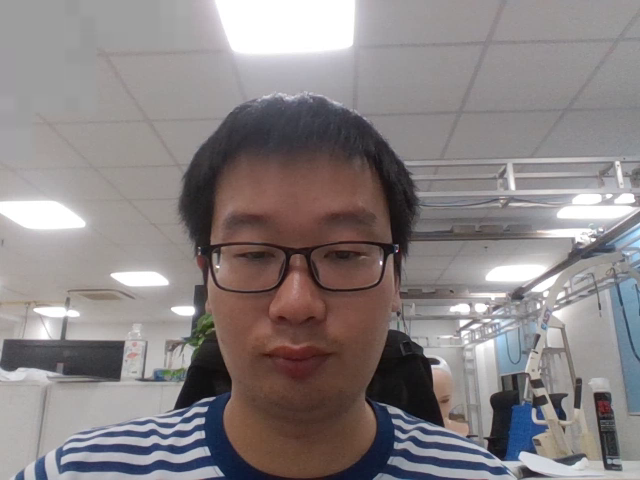
#> input picture frame 3 of data/model_pic/2.webm, 640 x 480 px, given in place of li_rena.mp4, which was not available
$ python cut_mp4.py
#> lines starting #> are read from the running program, lines starting #| are printed output that depends on the picture
import cv2
import os

def process_video(input_video_path, output_video_path):
    # 打开输入视频文件
#> called with input_video_path = 'data/pic_violin/li_rena.mp4', output_video_path = 'data/pic_violin/cropped_li_rena.mp4'
    cap = cv2.VideoCapture(input_video_path)

    # 检查视频是否成功打开
    if not cap.isOpened():
        print(f"无法打开视频文件: {input_video_path}")
        return

    # 获取视频的帧率和尺寸
    fps = cap.get(cv2.CAP_PROP_FPS)
    width = int(cap.get(cv2.CAP_PROP_FRAME_WIDTH))
    height = int(cap.get(cv2.CAP_PROP_FRAME_HEIGHT))

    # 定义裁剪区域
    left = 150
    right = 1150

    # 创建输出视频文件
    fourcc = cv2.VideoWriter_fourcc(*'mp4v')
    out = cv2.VideoWriter(output_video_path, fourcc, fps, (right - left, height))

    frame_count = 0
    while cap.isOpened():
        ret, frame = cap.read()
#> frame is the input picture: shape (480, 640, 3); mean B, G, R 131.2, 130.4, 137.2
        if not ret:
            break

        frame_count += 1
        print(f"处理第 {frame_count} 帧")

        # 裁剪帧
        cropped_frame = frame[:, left:right]
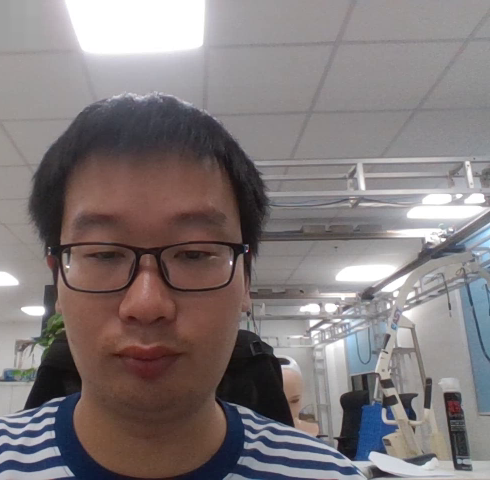
#> cropped_frame: shape (480, 490, 3); mean B, G, R 122.9, 122, 130.1

        # 写入输出视频
        out.write(cropped_frame)

    # 释放资源
    cap.release()
    out.release()

if __name__ == "__main__":
    input_video_path = 'data/pic_violin/li_rena.mp4'  # 输入视频文件路径
    output_video_path = 'data/pic_violin/cropped_li_rena.mp4'  # 输出视频文件路径

    process_video(input_video_path, output_video_path)

$ run again, starting later in the video
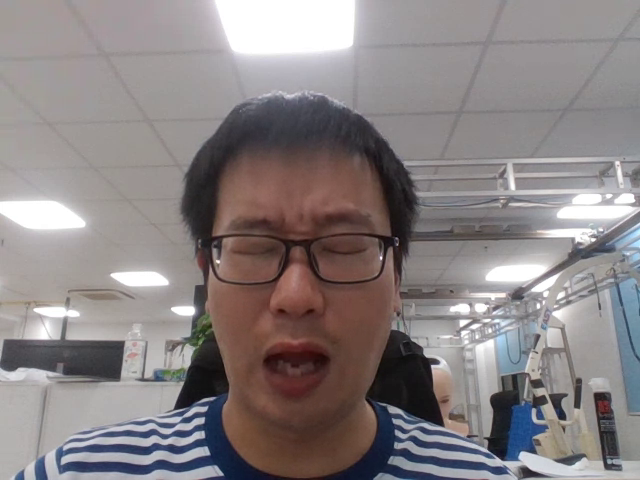
#> input picture frame 13 of data/model_pic/2.webm, 640 x 480 px, given in place of li_rena.mp4, which was not available
#> in process_video, frame is the input picture: shape (480, 640, 3); mean B, G, R 131, 130.2, 137.5
#> in process_video, `cropped_frame = frame[:, left:right]`:
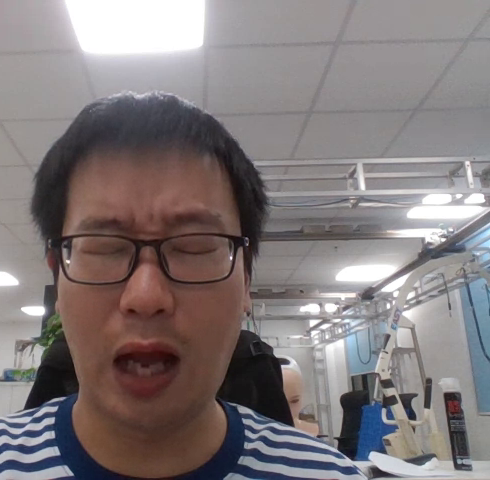
#> cropped_frame: shape (480, 490, 3); mean B, G, R 122.8, 121.9, 130.3

$ run again, starting later in the video
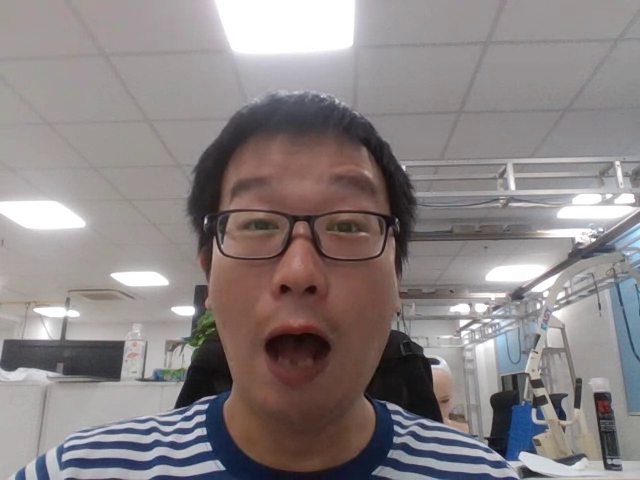
#> input picture frame 24 of data/model_pic/2.webm, 640 x 480 px, given in place of li_rena.mp4, which was not available
#> in process_video, frame is the input picture: shape (480, 640, 3); mean B, G, R 132.4, 131.6, 139
#> in process_video, `cropped_frame = frame[:, left:right]`:
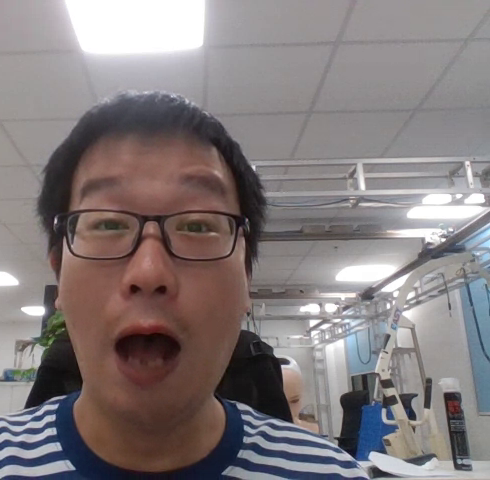
#> cropped_frame: shape (480, 490, 3); mean B, G, R 124.6, 123.8, 132.1
